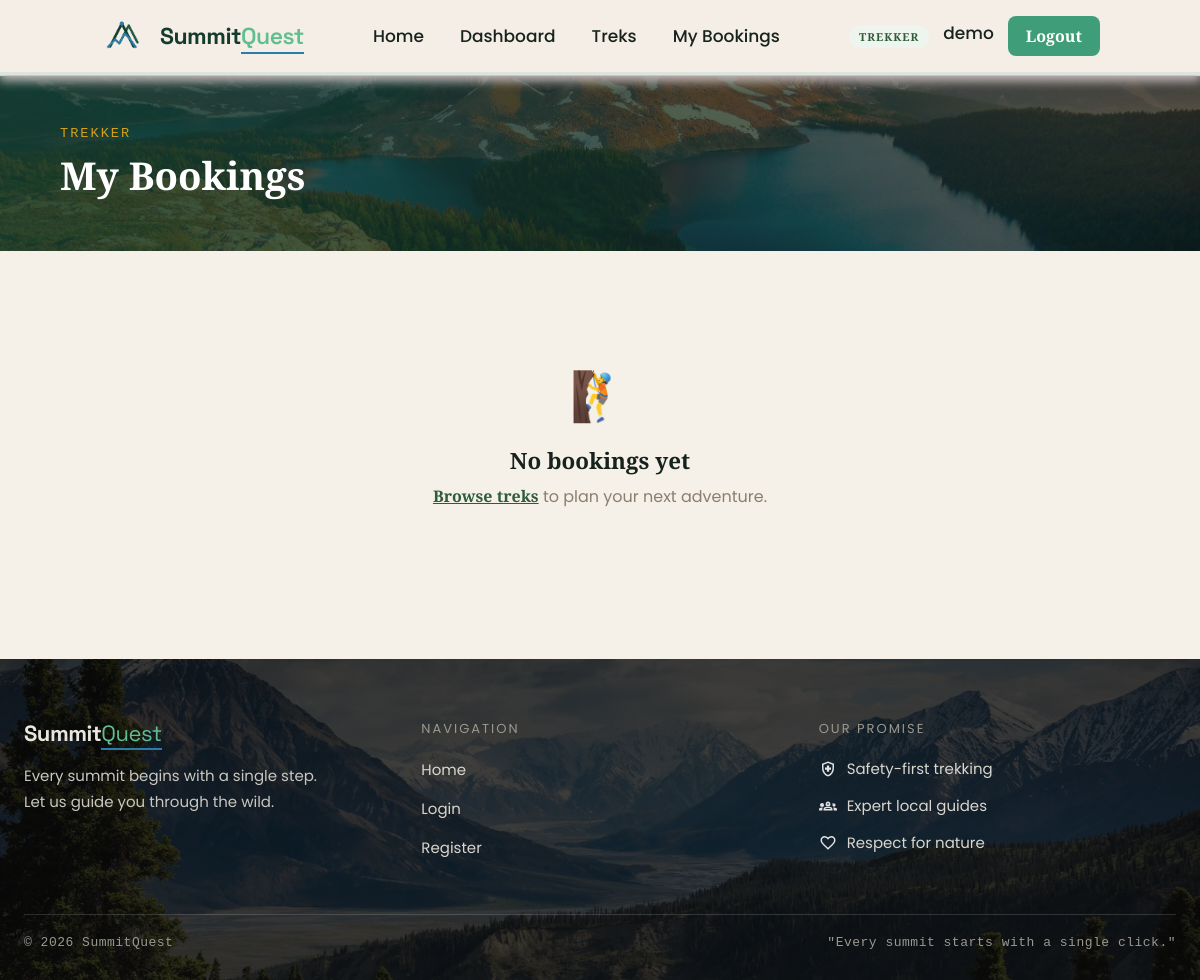
The app's page /user/bookings (signed in), older data.
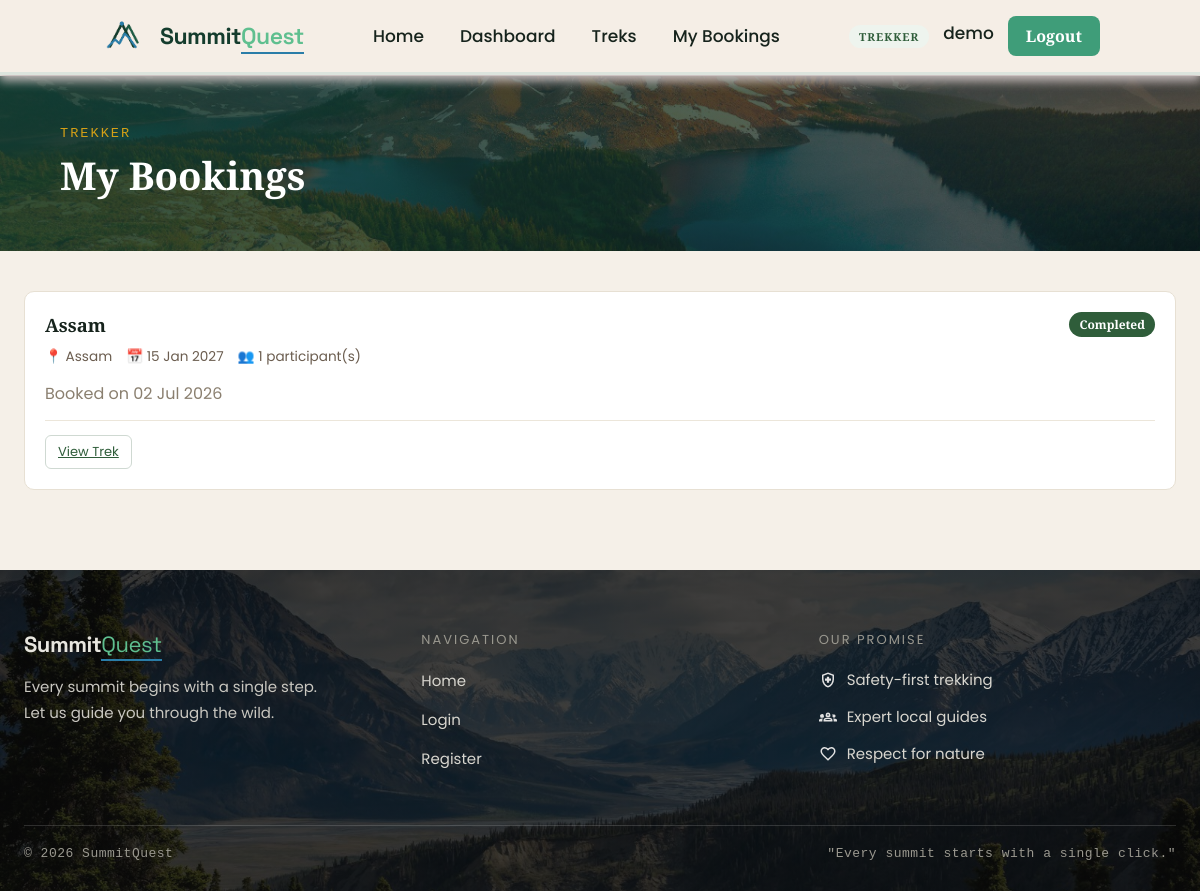
The same page, newer data.
### app/models.py (models this page shows, shortened)
class Bookings(db.Model):
    __tablename__ = "booking"
    id = db.Column(db.Integer, primary_key = True)
    user_id = db.Column(db.Integer, db.ForeignKey("user.id"), nullable = False, index= True)
    trek_id = db.Column(db.Integer, db.ForeignKey("trek.id"), nullable = False, index= True)
    booked_at = db.Column(db.DateTime , default = datetime.utcnow)
    status = db.Column(db.String(20), nullable=False, default="booked", index=True)
    participants = db.Column(db.Integer, nullable=False, default=1)
    emergency_contact = db.Column(db.String(120), nullable=True)
    emergency_phone = db.Column(db.String(20), nullable=True)
    notes = db.Column(db.Text)

class Treks(db.Model):
    __tablename__ = "trek"
    id = db.Column(db.Integer, primary_key = True)
    name = db.Column(db.String(256), nullable= False, index = True)
    location = db.Column(db.String(50), nullable= False, index = True)
    difficulty= db.Column(db.String(50), nullable = False, index = True)
    status = db.Column(db.String(50), nullable = False, default = "Pending")
    duration =  db.Column(db.Integer, nullable= False)
    starting_date = db.Column(db.Date, nullable= False)
    ending_date = db.Column(db.Date, nullable= False)
    is_blocked = db.Column(db.String(50),nullable = False,default = False)
    created_at = db.Column(db.DateTime, default=datetime.utcnow, nullable=False)
    capacity = db.Column(db.Integer, default = 10)
    available = db.Column(db.Integer, default = 10)
    description = db.Column(db.Text)
    updated_at = db.Column(db.DateTime, default=datetime.utcnow, onupdate=datetime.utcnow, nullable=False)
    price = db.Column(db.Float, default=0)
    altitude = db.Column(db.String(50), nullable=True)
    image_url = db.Column(db.String(500), nullable=True)
    highlights = db.Column(db.Text, nullable=True)
    requirements = db.Column(db.Text, nullable=True)
    assigned_staff_id = db.Column(db.Integer,db.ForeignKey("user.id"),nullable = True)
    bookings = db.relationship(
    "Bookings",
    backref="trek",
    cascade="all, delete-orphan")

### app/routes.py (the view)
@visit.route("/user/bookings")
@login_required
def my_bookings():
    bookings = Bookings.query.filter_by(user_id=session["user_id"]).order_by(Bookings.booked_at.desc()).all()
    return render_template("user/my_bookings.html", bookings=bookings)

### app/utils.py (called while the page is built)
def current_user():
    if 'user_id' not in session:
        return AnonUser()
    return SessionUser(session)

def login_required(f):
    @wraps(f)
    def wrapper(*args, **kwargs):
        if 'user_id' not in session:
            flash('Please log in to continue.', 'info')
            return redirect(url_for('visit.login'))
        return f(*args, **kwargs)
    return wrapper

def status_color(status):
    return {
        'Pending': 'secondary', 'Approved': 'info',
        'Open': 'success', 'Closed': 'warning',
        'Completed': 'primary', 'Booked': 'success',
        'Cancelled': 'danger',
    }.get(status, 'secondary')

def format_date(value):
    if not value:
        return '—'
    return value.strftime('%d %b %Y')

### templates/user/my_bookings.html (shortened to what this page needs)
{% extends "base.html" %}
{% import "macros.html" as m %}
{% block extra_css %}
<link rel="stylesheet" href="{{ url_for('static', filename='css/for_dashboard.css') }}">
{% endblock %}
{% block content %}
{{ m.page_header("My Bookings", "Trekker") }}
<div class="page-body">
    {% if bookings %}
    <div class="manage-grid">
        {% for b in bookings %}
        <div class="manage-card">
            <div class="manage-card-head">
                <h3>{{ b.trek.name }}</h3>
                {{ m.badge(b.status, status_color(b.status)) }}
            </div>
            <div class="manage-card-meta">
                <span>📍 {{ b.trek.location }}</span>
                <span>📅 {{ format_date(b.trek.starting_date) }}</span>
                <span>👥 {{ b.participants }} participant(s)</span>
            </div>
            <p class="muted" style="margin-bottom: 10px;">Booked on {{ format_date(b.booked_at) }}</p>
            <div class="manage-card-actions">
                <a href="{{ url_for('visit.trek_detail', trek_id=b.trek.id) }}" class="btn-sm btn-sm-outline">View Trek</a>
            </div>
        </div>
        {% endfor %}
    </div>
    {% else %}
    <div class="empty-state">
        <div class="empty-icon">🧗</div>
        <h4>No bookings yet</h4>
        <p><a href="{{ url_for('visit.browse_treks') }}">Browse treks</a> to plan your next adventure.</p>
    </div>
    {% endif %}
</div>
{% endblock %}

### templates/macros.html
{% macro page_header(title, subtitle) %}
<div class="page-header">
    <div class="page-header-overlay"></div>
    <div class="page-header-inner">
        {% if subtitle %}<p class="page-header-eyebrow">{{ subtitle }}</p>{% endif %}
        <h1 class="page-header-title">{{ title }}</h1>
    </div>
</div>
{% endmacro %}
{% macro badge(text, kind) %}
<span class="badge badge-{{ kind }}">{{ text }}</span>
{% endmacro %}

Row changes from the older to the newer data that the page shows:
added Bookings: trek.name "Assam", status "Completed", trek.location "Assam", participants "1", booked_at "02 Jul 2026"
added Treks: starting_date "15 Jan 2027"
Text that changed along with them:
text no longer shown: "🧗 No bookings yet Browse treks to plan your next adventure."
